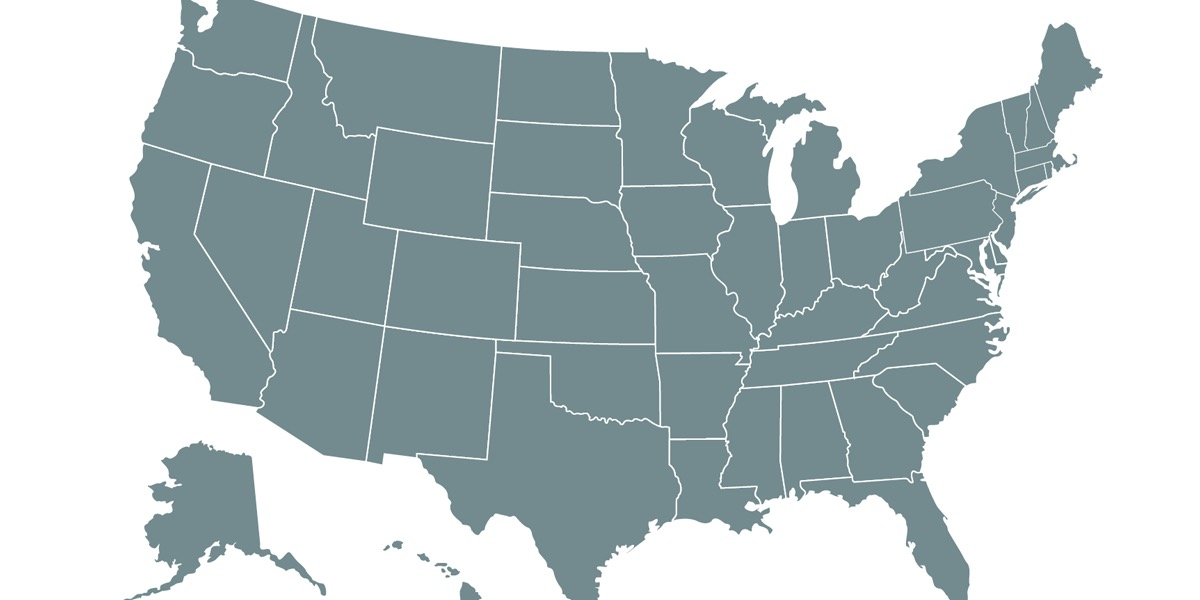
#> input picture US.jpeg, 1200 x 600 px, given in place of US.png, which was not available
$ python US.py
#> lines starting #> are read from the running program, lines starting #| are printed output that depends on the picture; after the words box and inside, x2 and y2 are one past the last pixel; in counts of white or black regions, pixels touching at a corner belong together; pictures that were not available may be replaced by others from this repository, and a replacement may not be noted
import numpy as np
from PIL import Image
from scipy import signal

image_name = "US.png"
image = Image.open(image_name)
#> image is the input picture: PIL image 1200x600 RGB; mean R, G, B 185.4, 197.2, 199.2
npimg = np.asarray(image)
npimg = np.where(npimg == 255, 0, 1)[:, :, 0]
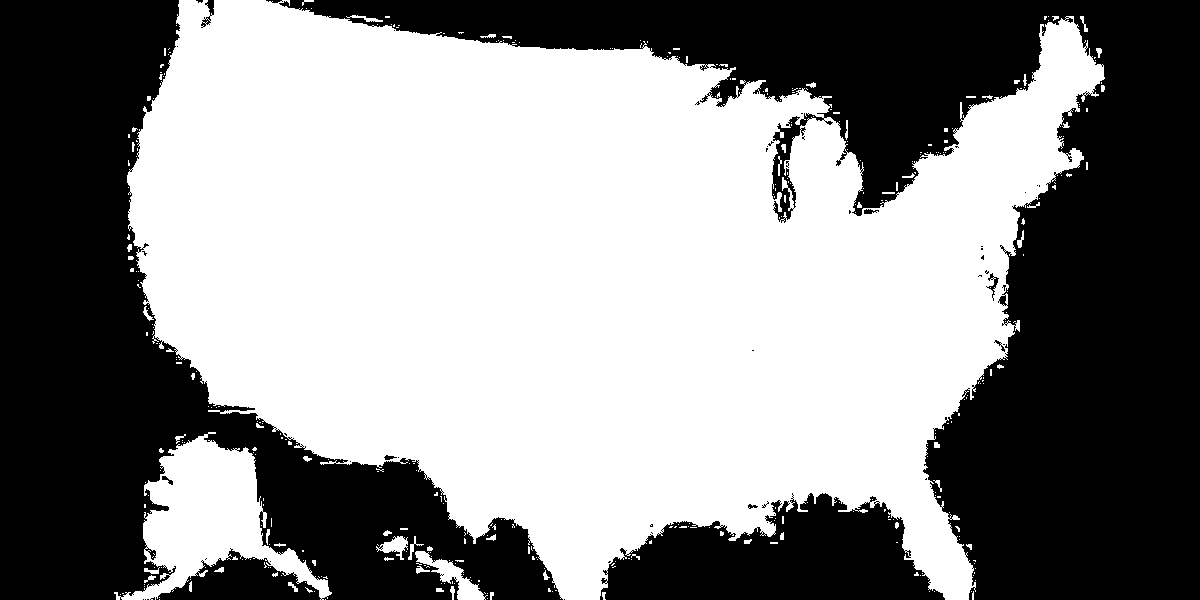
#> npimg: shape (600, 1200) int64; values 0 (black) and 1 (white), 54.5% white; 55 black regions (44 under 20 px), largest, box (x1, y1, x2, y2) and area: (279, 0, 1200, 600) 173230, (0, 0, 563, 600) 129806, (600, 493, 945, 600) 24005
npimg = np.pad(npimg, ((300, 300), (0, 0)))
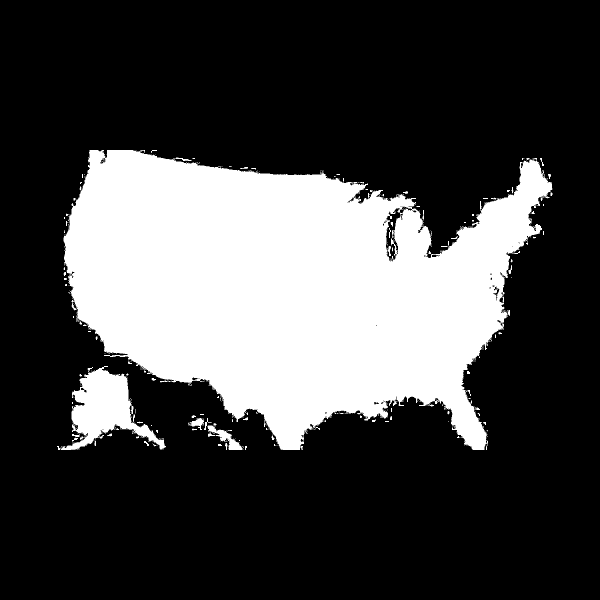
#> npimg: shape (1200, 1200) int64 (shown at 1/2 size); values 0 (black) and 1 (white), 27.2% white; 378 white regions (318 under 20 px), largest, box (x1, y1, x2, y2) and area: (127, 300, 1105, 900) 373121, (114, 732, 332, 900) 14653, (415, 851, 488, 900) 1072
convarr = np.ones((12, 12))
def strideConv(arr,arr2,s):
#> called with arr2 = array of shape (12, 12), s = 12
    cc= signal.convolve(arr,arr2[::-1,::-1],mode='valid')
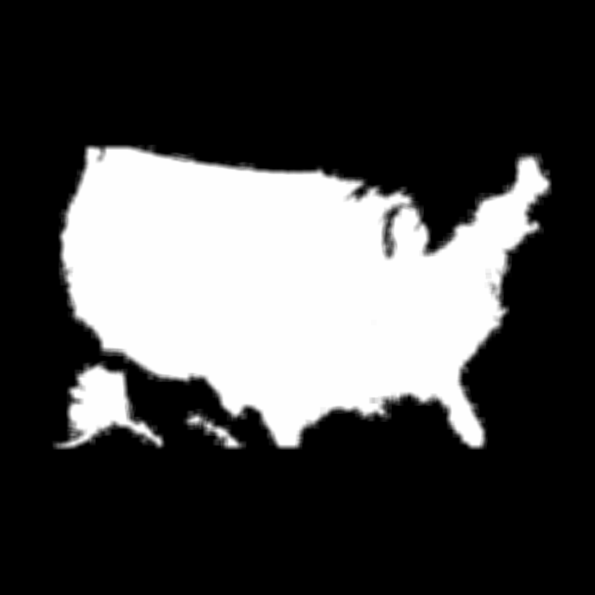
#> cc: shape (1189, 1189) float64 (shown at 1/2 size); min -1.51e-13, max 144, mean 40; drawn with min black and max white
    idx=(np.arange(0,cc.shape[1],s), np.arange(0,cc.shape[0],s))
    xidx,yidx=np.meshgrid(*idx)
    return cc[yidx,xidx]
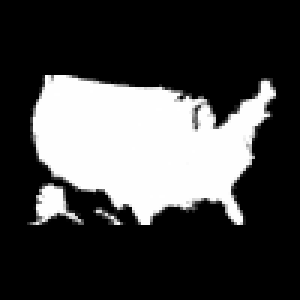
#> returned value: shape (100, 100) float64 (shown 3 times larger); min -1.01e-13, max 144, mean 39.2; drawn with min black and max white
npimg = strideConv(npimg, convarr, 12)
npimg = np.where(npimg < 12 * 6, 0, 1)
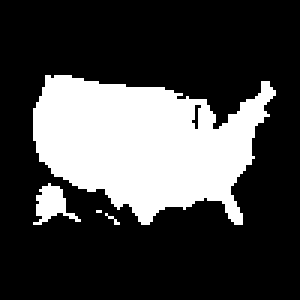
#> npimg: shape (100, 100) int64 (shown 3 times larger); values 0 (black) and 1 (white), 27.1% white; 4 white regions (2 under 20 px), largest, box (x1, y1, x2, y2) and area: (11, 25, 92, 75) 2601, (11, 61, 27, 75) 105

# 1200
# 1 -> ALL Squares
# 2 -> 0 for water 1 for land
# 3 -> 1 for all
f = open("US.txt","w")
f.write("100\n")
f.write(" ".join(["{} {}".format(x, y) for x in range(100) for y in range(100)]) + "\n")
f.write(" ".join(npimg.astype(str).flatten()) + "\n")
f.write(" ".join(["1" for x in range(100 * 100)]))
f.close()

$ run again, with SEIR.png saved as US.jpeg
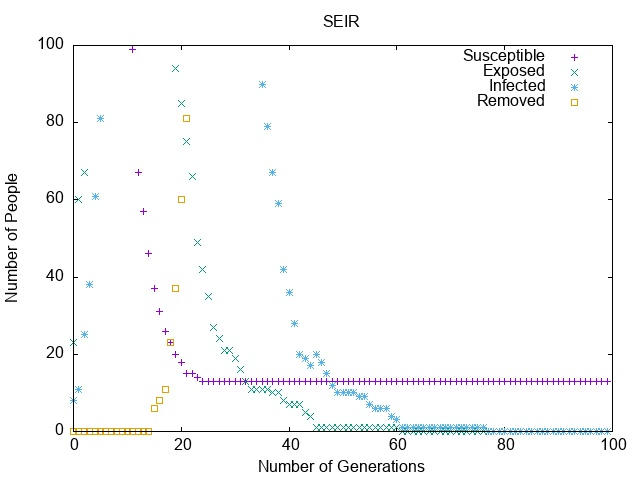
#> input picture SEIR.png, 640 x 480 px, given in place of US.png, which was not available
#> image is the input picture: PIL image 640x480 RGB; mean R, G, B 248.8, 249.1, 249.4
#> `npimg = np.where(npimg == 255, 0, 1)[:, :, 0]`:
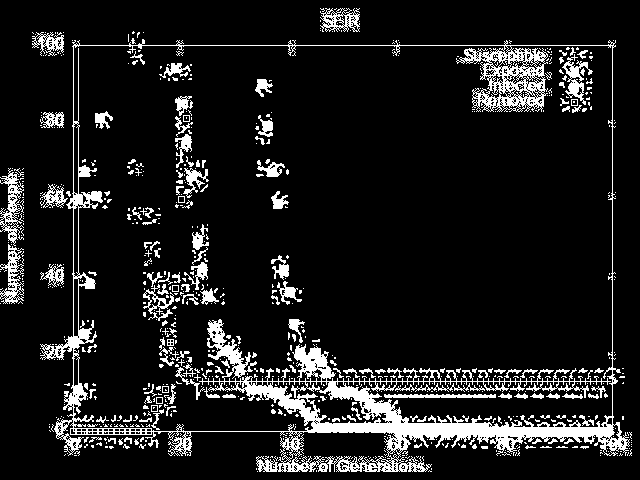
#> npimg: shape (480, 640) int64; values 0 (black) and 1 (white), 11.4% white; 767 white regions (628 under 20 px), largest, box (x1, y1, x2, y2) and area: (40, 39, 630, 472) 20723, (0, 168, 24, 246) 712, (0, 244, 24, 304) 594
#> `npimg = np.where(npimg < 12 * 6, 0, 1)`:
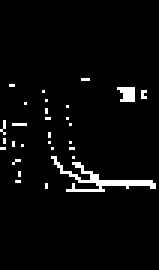
#> npimg: shape (90, 53) int64 (shown 3 times larger); values 0 (black) and 1 (white), 3.7% white in thin lines or dots, all inside (x1, y1, x2, y2) = (0, 26, 52, 64)
